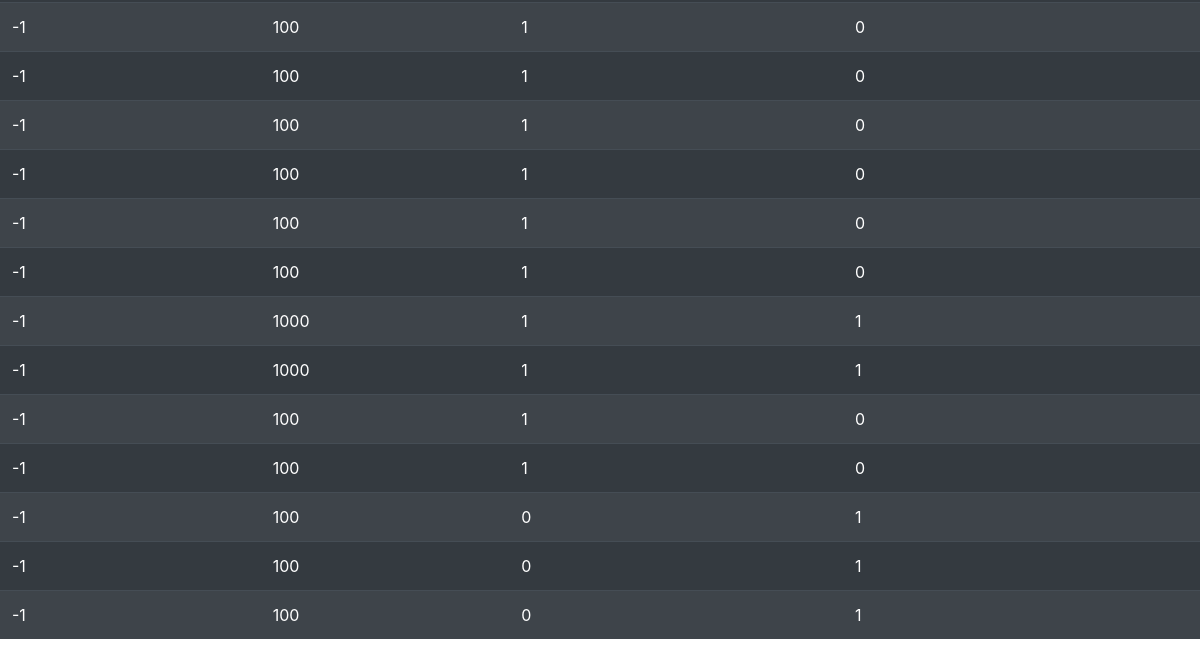
The page /history/ (lower part) on the database as committed earlier.
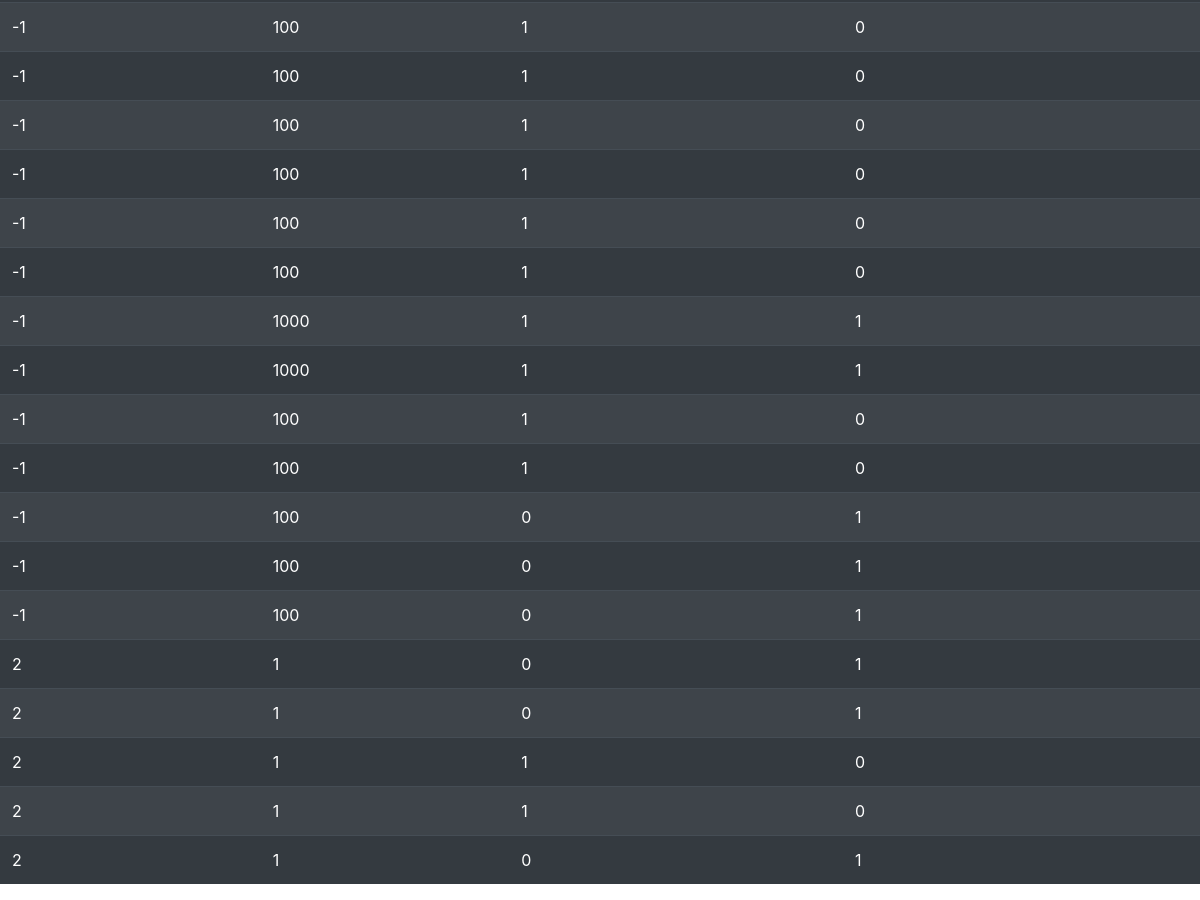
The same page on the database as committed later.
### app/models.py (models this page shows)
class Predictions(models.Model):
    age = models.CharField(max_length=3)
    fare = models.CharField(max_length=4)
    gender = models.CharField(max_length=7)
    pred = models.CharField(max_length=2)

### app/views.py (the view)
# urls.py: path('history/', views.history, name='history')
def history(request):
    hisdata = Predictions.objects.all()
    print(hisdata)
    return render(request, 'history.html', {"data": hisdata})

### app/templates/history.html (shortened to what this page needs)
<!DOCTYPE html>
<html lang="en" dir="ltr">
  <head>
    {% load static %}
    <link rel="stylesheet" href="https://cdn.jsdelivr.net/npm/bootstrap@4.3.1/dist/css/bootstrap.min.css">
  </head>
  <body>
    <table class="table table-dark table-striped ">
      <tbody>
        {% for i in data %}
        <tr scope="row">
          <td>{{ i.age }}</td>
          <td>{{ i.fare }}</td>
          <td id='gender'>{{ i.gender }}</td>
          <td>{{ i.pred }}</td>
        </tr>
        {% endfor %}
      </tbody>
    </table>
  </body>
</html>

Rows that differ between the two databases and show on the page:
added Predictions: age "2", fare "1", gender "0", pred "1"
added Predictions: age "2", fare "1", gender "0", pred "1"
added Predictions: age "2", fare "1", gender "1", pred "0"
added Predictions: age "2", fare "1", gender "1", pred "0"
added Predictions: age "2", fare "1", gender "0", pred "1"
